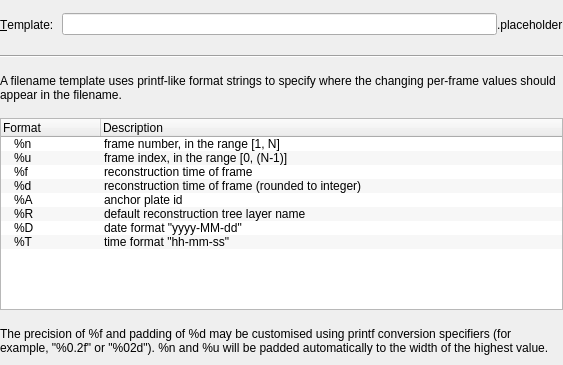
<?xml version="1.0" encoding="UTF-8"?>
<ui version="4.0">
 <class>ExportFileNameTemplateWidget</class>
 <widget class="QWidget" name="ExportFileNameTemplateWidget">
  <property name="geometry">
   <rect>
    <x>0</x>
    <y>0</y>
    <width>563</width>
    <height>365</height>
   </rect>
  </property>
  <property name="windowTitle">
   <string>File Name Template</string>
  </property>
  <layout class="QVBoxLayout" name="verticalLayout">
   <property name="margin">
    <number>0</number>
   </property>
   <item>
    <layout class="QHBoxLayout" name="horizontalLayout_3">
     <item>
      <widget class="QLabel" name="label_3">
       <property name="text">
        <string>&amp;Template: </string>
       </property>
       <property name="buddy">
        <cstring>lineEdit_filename</cstring>
       </property>
      </widget>
     </item>
     <item>
      <layout class="QHBoxLayout" name="horizontalLayout_2">
       <property name="spacing">
        <number>0</number>
       </property>
       <item>
        <widget class="QLineEdit" name="lineEdit_filename"/>
       </item>
       <item>
        <widget class="QLabel" name="label_file_extension">
         <property name="text">
          <string>.placeholder</string>
         </property>
        </widget>
       </item>
      </layout>
     </item>
    </layout>
   </item>
   <item>
    <widget class="Line" name="line">
     <property name="orientation">
      <enum>Qt::Horizontal</enum>
     </property>
    </widget>
   </item>
   <item>
    <widget class="QLabel" name="label">
     <property name="text">
      <string>A filename template uses printf-like format strings to specify where the changing per-frame values should appear in the filename.</string>
     </property>
     <property name="wordWrap">
      <bool>true</bool>
     </property>
    </widget>
   </item>
   <item>
    <widget class="QTreeWidget" name="treeWidget_template">
     <property name="sizePolicy">
      <sizepolicy hsizetype="Expanding" vsizetype="Preferred">
       <horstretch>0</horstretch>
       <verstretch>0</verstretch>
      </sizepolicy>
     </property>
     <property name="verticalScrollBarPolicy">
      <enum>Qt::ScrollBarAlwaysOff</enum>
     </property>
     <property name="autoScroll">
      <bool>false</bool>
     </property>
     <property name="alternatingRowColors">
      <bool>true</bool>
     </property>
     <property name="selectionMode">
      <enum>QAbstractItemView::NoSelection</enum>
     </property>
     <property name="indentation">
      <number>10</number>
     </property>
     <property name="rootIsDecorated">
      <bool>true</bool>
     </property>
     <property name="uniformRowHeights">
      <bool>true</bool>
     </property>
     <property name="itemsExpandable">
      <bool>false</bool>
     </property>
     <column>
      <property name="text">
       <string>Format</string>
      </property>
     </column>
     <column>
      <property name="text">
       <string>Description</string>
      </property>
     </column>
     <item>
      <property name="text">
       <string>%n</string>
      </property>
      <property name="text">
       <string>frame number, in the range [1, N]</string>
      </property>
     </item>
     <item>
      <property name="text">
       <string>%u</string>
      </property>
      <property name="text">
       <string>frame index, in the range [0, (N-1)]</string>
      </property>
     </item>
     <item>
      <property name="text">
       <string>%f</string>
      </property>
      <property name="text">
       <string>reconstruction time of frame</string>
      </property>
     </item>
     <item>
      <property name="text">
       <string>%d</string>
      </property>
      <property name="text">
       <string>reconstruction time of frame (rounded to integer)</string>
      </property>
     </item>
     <item>
      <property name="text">
       <string>%A</string>
      </property>
      <property name="text">
       <string>anchor plate id</string>
      </property>
     </item>
     <item>
      <property name="text">
       <string>%R</string>
      </property>
      <property name="text">
       <string>default reconstruction tree layer name</string>
      </property>
     </item>
     <item>
      <property name="text">
       <string>%D</string>
      </property>
      <property name="text">
       <string>date format &quot;yyyy-MM-dd&quot;</string>
      </property>
     </item>
     <item>
      <property name="text">
       <string>%T</string>
      </property>
      <property name="text">
       <string>time format &quot;hh-mm-ss&quot;</string>
      </property>
     </item>
    </widget>
   </item>
   <item>
    <widget class="QLabel" name="label_2">
     <property name="text">
      <string>The precision of %f and padding of %d may be customised using printf conversion specifiers (for example, &quot;%0.2f&quot; or &quot;%02d&quot;). %n and %u will be padded automatically to the width of the highest value.</string>
     </property>
     <property name="wordWrap">
      <bool>true</bool>
     </property>
    </widget>
   </item>
  </layout>
 </widget>
 <resources/>
 <connections/>
</ui>
